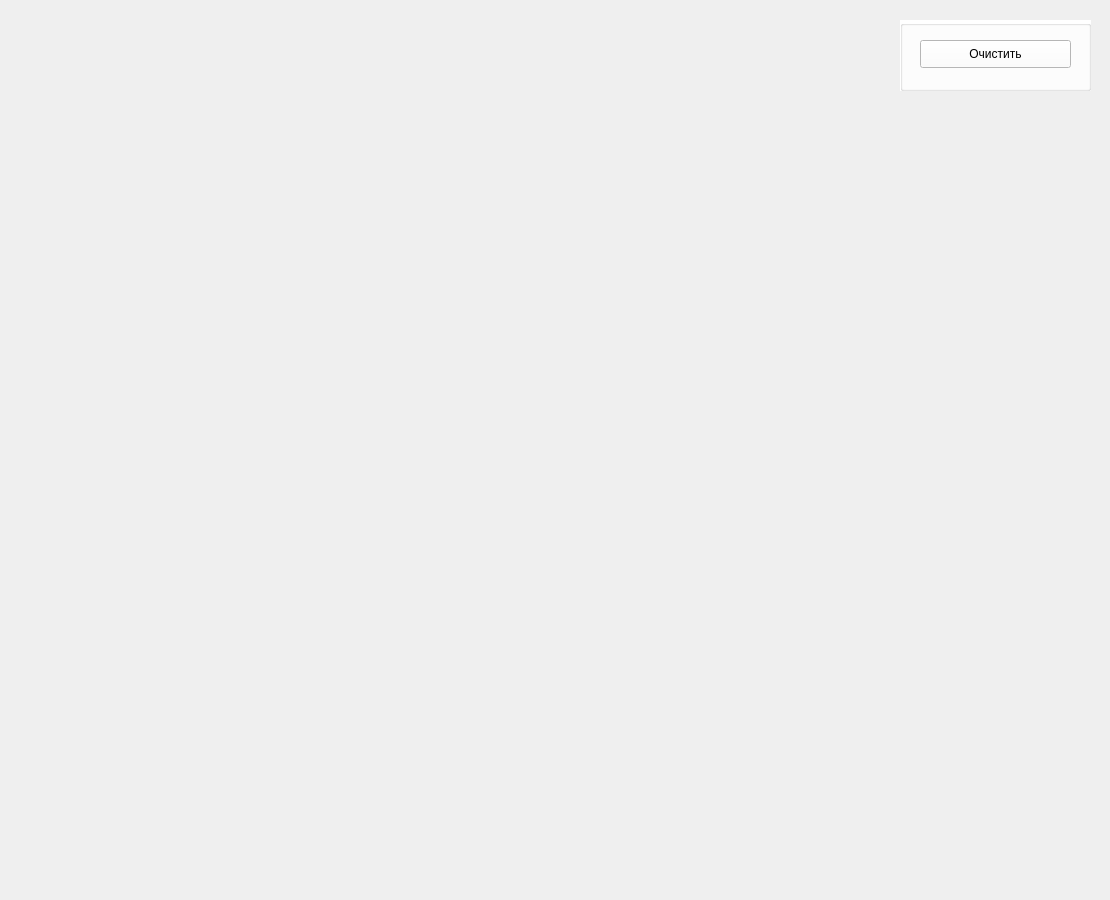
<?xml version="1.0" encoding="UTF-8"?>
<ui version="4.0">
 <class>MainWindow</class>
 <widget class="QMainWindow" name="MainWindow">
  <property name="geometry">
   <rect>
    <x>0</x>
    <y>0</y>
    <width>1110</width>
    <height>900</height>
   </rect>
  </property>
  <property name="minimumSize">
   <size>
    <width>1110</width>
    <height>900</height>
   </size>
  </property>
  <property name="maximumSize">
   <size>
    <width>1110</width>
    <height>900</height>
   </size>
  </property>
  <property name="windowTitle">
   <string>MainWindow</string>
  </property>
  <widget class="QWidget" name="centralwidget">
   <widget class="QLabel" name="canvas">
    <property name="geometry">
     <rect>
      <x>20</x>
      <y>20</y>
      <width>861</width>
      <height>861</height>
     </rect>
    </property>
    <property name="palette">
     <palette>
      <active>
       <colorrole role="Base">
        <brush brushstyle="SolidPattern">
         <color alpha="255">
          <red>85</red>
          <green>0</green>
          <blue>0</blue>
         </color>
        </brush>
       </colorrole>
       <colorrole role="Window">
        <brush brushstyle="SolidPattern">
         <color alpha="255">
          <red>255</red>
          <green>255</green>
          <blue>255</blue>
         </color>
        </brush>
       </colorrole>
       <colorrole role="AlternateBase">
        <brush brushstyle="SolidPattern">
         <color alpha="255">
          <red>255</red>
          <green>255</green>
          <blue>255</blue>
         </color>
        </brush>
       </colorrole>
      </active>
      <inactive>
       <colorrole role="Base">
        <brush brushstyle="SolidPattern">
         <color alpha="255">
          <red>85</red>
          <green>0</green>
          <blue>0</blue>
         </color>
        </brush>
       </colorrole>
       <colorrole role="Window">
        <brush brushstyle="SolidPattern">
         <color alpha="255">
          <red>255</red>
          <green>255</green>
          <blue>255</blue>
         </color>
        </brush>
       </colorrole>
       <colorrole role="AlternateBase">
        <brush brushstyle="SolidPattern">
         <color alpha="255">
          <red>255</red>
          <green>255</green>
          <blue>255</blue>
         </color>
        </brush>
       </colorrole>
      </inactive>
      <disabled>
       <colorrole role="Base">
        <brush brushstyle="SolidPattern">
         <color alpha="255">
          <red>255</red>
          <green>255</green>
          <blue>255</blue>
         </color>
        </brush>
       </colorrole>
       <colorrole role="Window">
        <brush brushstyle="SolidPattern">
         <color alpha="255">
          <red>255</red>
          <green>255</green>
          <blue>255</blue>
         </color>
        </brush>
       </colorrole>
       <colorrole role="AlternateBase">
        <brush brushstyle="SolidPattern">
         <color alpha="255">
          <red>255</red>
          <green>255</green>
          <blue>255</blue>
         </color>
        </brush>
       </colorrole>
      </disabled>
     </palette>
    </property>
    <property name="text">
     <string/>
    </property>
   </widget>
   <widget class="QGroupBox" name="groupBox">
    <property name="geometry">
     <rect>
      <x>900</x>
      <y>20</y>
      <width>191</width>
      <height>71</height>
     </rect>
    </property>
    <property name="palette">
     <palette>
      <active>
       <colorrole role="Button">
        <brush brushstyle="SolidPattern">
         <color alpha="255">
          <red>255</red>
          <green>255</green>
          <blue>255</blue>
         </color>
        </brush>
       </colorrole>
       <colorrole role="Base">
        <brush brushstyle="SolidPattern">
         <color alpha="255">
          <red>255</red>
          <green>255</green>
          <blue>255</blue>
         </color>
        </brush>
       </colorrole>
       <colorrole role="Window">
        <brush brushstyle="SolidPattern">
         <color alpha="255">
          <red>255</red>
          <green>255</green>
          <blue>255</blue>
         </color>
        </brush>
       </colorrole>
       <colorrole role="AlternateBase">
        <brush brushstyle="SolidPattern">
         <color alpha="255">
          <red>255</red>
          <green>255</green>
          <blue>255</blue>
         </color>
        </brush>
       </colorrole>
      </active>
      <inactive>
       <colorrole role="Button">
        <brush brushstyle="SolidPattern">
         <color alpha="255">
          <red>255</red>
          <green>255</green>
          <blue>255</blue>
         </color>
        </brush>
       </colorrole>
       <colorrole role="Base">
        <brush brushstyle="SolidPattern">
         <color alpha="255">
          <red>255</red>
          <green>255</green>
          <blue>255</blue>
         </color>
        </brush>
       </colorrole>
       <colorrole role="Window">
        <brush brushstyle="SolidPattern">
         <color alpha="255">
          <red>255</red>
          <green>255</green>
          <blue>255</blue>
         </color>
        </brush>
       </colorrole>
       <colorrole role="AlternateBase">
        <brush brushstyle="SolidPattern">
         <color alpha="255">
          <red>255</red>
          <green>255</green>
          <blue>255</blue>
         </color>
        </brush>
       </colorrole>
      </inactive>
      <disabled>
       <colorrole role="Button">
        <brush brushstyle="SolidPattern">
         <color alpha="255">
          <red>255</red>
          <green>255</green>
          <blue>255</blue>
         </color>
        </brush>
       </colorrole>
       <colorrole role="Base">
        <brush brushstyle="SolidPattern">
         <color alpha="255">
          <red>255</red>
          <green>255</green>
          <blue>255</blue>
         </color>
        </brush>
       </colorrole>
       <colorrole role="Window">
        <brush brushstyle="SolidPattern">
         <color alpha="255">
          <red>255</red>
          <green>255</green>
          <blue>255</blue>
         </color>
        </brush>
       </colorrole>
       <colorrole role="AlternateBase">
        <brush brushstyle="SolidPattern">
         <color alpha="255">
          <red>255</red>
          <green>255</green>
          <blue>255</blue>
         </color>
        </brush>
       </colorrole>
      </disabled>
     </palette>
    </property>
    <property name="autoFillBackground">
     <bool>true</bool>
    </property>
    <property name="title">
     <string/>
    </property>
    <property name="flat">
     <bool>false</bool>
    </property>
    <widget class="QPushButton" name="clearButton">
     <property name="geometry">
      <rect>
       <x>20</x>
       <y>20</y>
       <width>151</width>
       <height>28</height>
      </rect>
     </property>
     <property name="text">
      <string>Очистить</string>
     </property>
    </widget>
   </widget>
   <widget class="QLabel" name="errorLabel">
    <property name="geometry">
     <rect>
      <x>900</x>
      <y>150</y>
      <width>191</width>
      <height>71</height>
     </rect>
    </property>
    <property name="palette">
     <palette>
      <active>
       <colorrole role="WindowText">
        <brush brushstyle="SolidPattern">
         <color alpha="255">
          <red>255</red>
          <green>0</green>
          <blue>0</blue>
         </color>
        </brush>
       </colorrole>
       <colorrole role="ButtonText">
        <brush brushstyle="SolidPattern">
         <color alpha="255">
          <red>255</red>
          <green>0</green>
          <blue>0</blue>
         </color>
        </brush>
       </colorrole>
      </active>
      <inactive>
       <colorrole role="WindowText">
        <brush brushstyle="SolidPattern">
         <color alpha="255">
          <red>255</red>
          <green>0</green>
          <blue>0</blue>
         </color>
        </brush>
       </colorrole>
       <colorrole role="ButtonText">
        <brush brushstyle="SolidPattern">
         <color alpha="255">
          <red>255</red>
          <green>0</green>
          <blue>0</blue>
         </color>
        </brush>
       </colorrole>
      </inactive>
      <disabled>
       <colorrole role="WindowText">
        <brush brushstyle="SolidPattern">
         <color alpha="255">
          <red>120</red>
          <green>120</green>
          <blue>120</blue>
         </color>
        </brush>
       </colorrole>
       <colorrole role="ButtonText">
        <brush brushstyle="SolidPattern">
         <color alpha="255">
          <red>120</red>
          <green>120</green>
          <blue>120</blue>
         </color>
        </brush>
       </colorrole>
      </disabled>
     </palette>
    </property>
    <property name="text">
     <string/>
    </property>
    <property name="wordWrap">
     <bool>true</bool>
    </property>
   </widget>
  </widget>
 </widget>
 <resources/>
 <connections/>
</ui>
